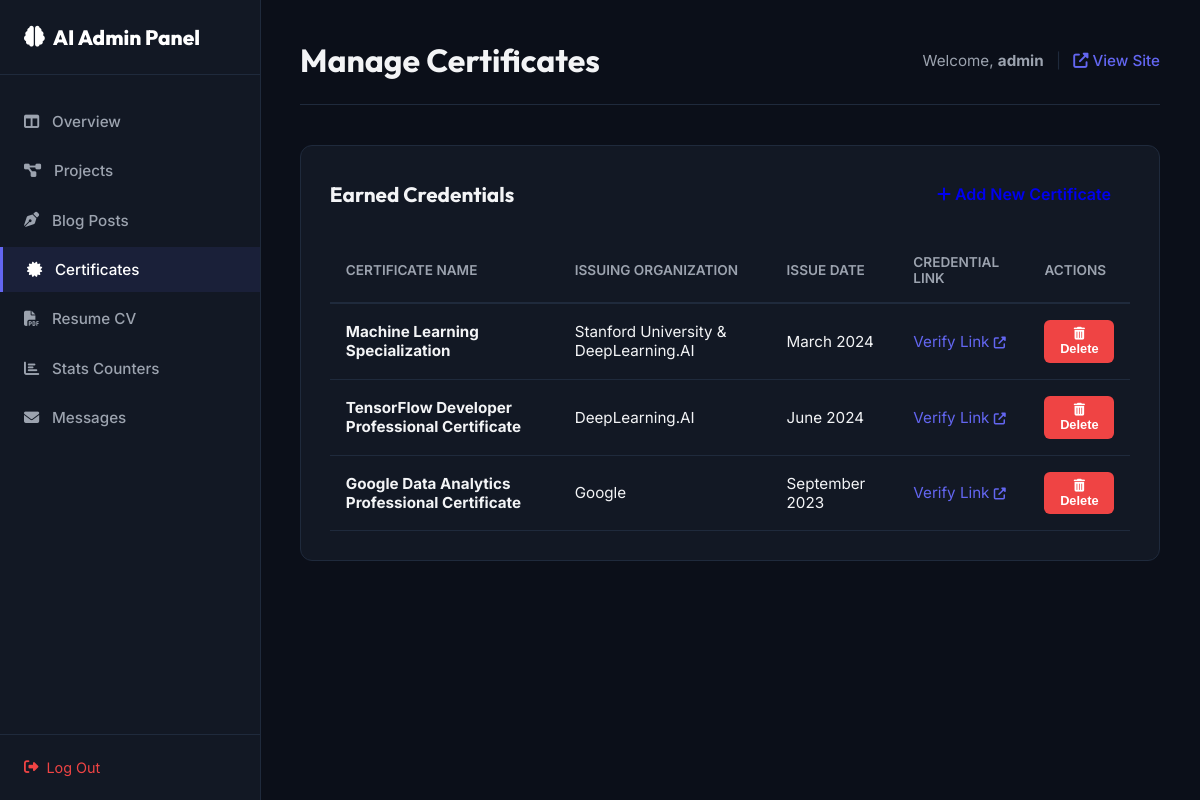
Page /admin/certificates (signed in) on the committed database.
### app.py (models this page shows)
class User(db.Model, UserMixin):
    id = db.Column(db.Integer, primary_key=True)
    username = db.Column(db.String(50), unique=True, nullable=False)
    password_hash = db.Column(db.String(255), nullable=False)

class Certificate(db.Model):
    id = db.Column(db.Integer, primary_key=True)
    name = db.Column(db.String(150), nullable=False)
    organization = db.Column(db.String(100), nullable=False)
    issue_date = db.Column(db.String(50), nullable=True)
    image_filename = db.Column(db.String(100), nullable=True)
    credential_url = db.Column(db.String(255), nullable=True)

### app.py (the view)
@app.route('/admin/certificates')
@login_required
def admin_certificates():
    certificates = Certificate.query.all()
    return render_template('admin/certificates.html', certificates=certificates)

### app.py (called while the page is built)
@login_manager.user_loader
def load_user(user_id):
    return User.query.get(int(user_id))

### templates/admin/certificates.html (shortened to what this page needs)
{% extends 'admin/base_admin.html' %}
{% block header_title %}Manage Certificates{% endblock %}
{% block admin_content %}
<div class="admin-card">
    <div class="admin-card-header">
        <h2>Earned Credentials</h2>
        <a href="{{ url_for('admin_certificate_add') }}" class="btn-primary" style="text-decoration: none; padding: 0.6rem 1.2rem; border-radius: 8px; font-weight: 600;"><i class="fas fa-plus"></i> Add New Certificate</a>
    </div>
    <div class="admin-table-wrapper">
        <table class="admin-table">
            <thead>
                <tr>
                    <th>Certificate Name</th>
                    <th>Issuing Organization</th>
                    <th>Issue Date</th>
                    <th>Credential Link</th>
                    <th>Actions</th>
                </tr>
            </thead>
            <tbody>
                {% for cert in certificates %}
                <tr>
                    <td><strong>{{ cert.name }}</strong></td>
                    <td>{{ cert.organization }}</td>
                    <td>{{ cert.issue_date or 'N/A' }}</td>
                    <td>
                        {% if cert.credential_url %}
                        <a href="{{ cert.credential_url }}" target="_blank" style="color: var(--admin-accent); text-decoration: none;">Verify Link <i class="fas fa-external-link-alt" style="font-size: 0.75rem;"></i></a>
                        {% else %}
                        <span style="color: var(--admin-text-muted);">None</span>
                        {% endif %}
                    </td>
                    <td>
                        <div class="action-btns">
                            <form action="{{ url_for('admin_certificate_delete', id=cert.id) }}" method="POST" style="display: inline;" onsubmit="return confirm('Are you sure you want to delete this certificate?');">
                                <button type="submit" class="btn-danger btn-sm" style="border: none; padding: 0.4rem 0.8rem; border-radius: 6px; font-weight: 600; cursor: pointer;"><i class="fas fa-trash-alt"></i> Delete</button>
                            </form>
                        </div>
                    </td>
                </tr>
                {% else %}
                <tr>
                    <td colspan="5" style="text-align: center; color: var(--admin-text-muted); padding: 2rem;">No credentials listed yet. Click 'Add New Certificate' to log one.</td>
                </tr>
                {% endfor %}
            </tbody>
        </table>
    </div>
</div>
{% endblock %}

### templates/admin/base_admin.html (shortened to what this page needs)
<!DOCTYPE html>
<html lang="en">
<head>
    <link rel="stylesheet" href="https://cdnjs.cloudflare.com/ajax/libs/font-awesome/6.4.0/css/all.min.css">
    <link rel="stylesheet" href="{{ url_for('static', filename='css/admin.css') }}">
</head>
<body class="admin-body">
    <aside class="admin-sidebar">
        <div class="admin-sidebar-header">
            <i class="fas fa-brain"></i>
            <span>AI Admin Panel</span>
        </div>
        <ul class="admin-sidebar-menu">
            <li class="{% if request.path == '/admin' or request.path == '/admin/dashboard' %}active{% endif %}">
                <a href="{{ url_for('admin_dashboard') }}"><i class="fas fa-columns"></i> <span>Overview</span></a>
            </li>
            <li class="{% if '/admin/projects' in request.path %}active{% endif %}">
                <a href="{{ url_for('admin_projects') }}"><i class="fas fa-project-diagram"></i> <span>Projects</span></a>
            </li>
            <li class="{% if '/admin/blogs' in request.path %}active{% endif %}">
                <a href="{{ url_for('admin_blogs') }}"><i class="fas fa-pen-nib"></i> <span>Blog Posts</span></a>
            </li>
            <li class="{% if '/admin/certificates' in request.path %}active{% endif %}">
                <a href="{{ url_for('admin_certificates') }}"><i class="fas fa-certificate"></i> <span>Certificates</span></a>
            </li>
            <li class="{% if '/admin/resume' in request.path %}active{% endif %}">
                <a href="{{ url_for('admin_resume') }}"><i class="fas fa-file-pdf"></i> <span>Resume CV</span></a>
            </li>
            <li class="{% if '/admin/stats' in request.path %}active{% endif %}">
                <a href="{{ url_for('admin_stats') }}"><i class="fas fa-chart-bar"></i> <span>Stats Counters</span></a>
            </li>
            <li class="{% if '/admin/messages' in request.path %}active{% endif %}">
                <a href="{{ url_for('admin_messages') }}"><i class="fas fa-envelope"></i> <span>Messages</span></a>
            </li>
        </ul>
        <div class="admin-sidebar-footer">
            <a href="{{ url_for('admin_logout') }}"><i class="fas fa-sign-out-alt"></i> <span>Log Out</span></a>
        </div>
    </aside>
    <main class="admin-main">
        <header class="admin-header">
            <div>
                <h1>{% block header_title %}Dashboard Overview{% endblock %}</h1>
            </div>
            <div class="user-info">
                <span>Welcome, <strong>{{ current_user.username }}</strong></span>
                <span style="margin: 0 0.5rem; color: var(--admin-border)">|</span>
                <a href="{{ url_for('index') }}" target="_blank" style="color: var(--admin-accent); text-decoration: none; font-weight: 500;"><i class="fas fa-external-link-alt"></i> View Site</a>
            </div>
        </header>
        {% block admin_content %}{% endblock %}
    </main>
</body>
</html>

### static/css/admin.css (style rules this page uses)
:root { --admin-bg-primary: #0b0f19; --admin-bg-sidebar: #121824; --admin-border: #1f2a3c; --admin-text-main: #f3f4f6; --admin-text-muted: #9ca3af; --admin-accent: #6366f1; --admin-accent-hover: #4f46e5; --admin-success: #10b981; --admin-warning: #f59e0b; --admin-danger: #ef4444; }
body.admin-body { background-color: var(--admin-bg-primary); color: var(--admin-text-main); font-family: 'Inter', sans-serif; margin: 0; padding: 0; display: flex; min-height: 100vh; overflow-x: hidden; }
.admin-sidebar { width: 260px; background-color: var(--admin-bg-sidebar); border-right: 1px solid var(--admin-border); display: flex; flex-direction: column; position: fixed; height: 100vh; left: 0; top: 0; z-index: 100; }
.admin-sidebar-header { padding: 1.5rem; border-bottom: 1px solid var(--admin-border); font-family: 'Outfit', sans-serif; font-size: 1.3rem; font-weight: 800; color: #ffffff; display: flex; align-items: center; gap: 0.5rem; }
.admin-sidebar-menu { list-style: none; padding: 1.5rem 0; margin: 0; flex: 1; display: flex; flex-direction: column; gap: 0.3rem; }
.admin-sidebar-menu li a { display: flex; align-items: center; gap: 0.8rem; padding: 0.8rem 1.5rem; color: var(--admin-text-muted); text-decoration: none; font-size: 0.95rem; font-weight: 500; transition: all 0.2s ease; }
.admin-sidebar-menu li a:hover, .admin-sidebar-menu li.active a { color: #ffffff; background-color: rgba(99, 102, 241, 0.1); border-left: 3px solid var(--admin-accent); }
.admin-sidebar-footer { padding: 1.5rem; border-top: 1px solid var(--admin-border); }
.admin-sidebar-footer a { color: var(--admin-danger); text-decoration: none; font-size: 0.9rem; display: flex; align-items: center; gap: 0.5rem; }
.admin-main { flex: 1; margin-left: 260px; padding: 2.5rem; box-sizing: border-box; }
.admin-header { display: flex; justify-content: space-between; align-items: center; margin-bottom: 2.5rem; border-bottom: 1px solid var(--admin-border); padding-bottom: 1.5rem; }
.admin-header h1 { font-family: 'Outfit', sans-serif; font-size: 2rem; margin: 0; }
.admin-header .user-info { font-size: 0.95rem; color: var(--admin-text-muted); }
.admin-card { background-color: var(--admin-bg-sidebar); border: 1px solid var(--admin-border); border-radius: 12px; padding: 1.8rem; margin-bottom: 2rem; }
.admin-card-header { display: flex; justify-content: space-between; align-items: center; margin-bottom: 1.5rem; }
.admin-card-header h2 { font-family: 'Outfit', sans-serif; font-size: 1.3rem; margin: 0; }
.admin-table-wrapper { overflow-x: auto; }
.admin-table { width: 100%; border-collapse: collapse; text-align: left; }
.admin-table th { padding: 1rem; border-bottom: 2px solid var(--admin-border); color: var(--admin-text-muted); font-weight: 600; font-size: 0.85rem; text-transform: uppercase; }
.admin-table td { padding: 1rem; border-bottom: 1px solid var(--admin-border); font-size: 0.95rem; vertical-align: middle; }
.action-btns { display: flex; gap: 0.5rem; }
.btn-sm { padding: 0.4rem 0.8rem; font-size: 0.8rem; border-radius: 6px; }
.btn-danger { background-color: var(--admin-danger); color: #ffffff; }

### rows in the picture
User: username "admin"
Certificate: name "Machine Learning Specialization", organization "Stanford University & DeepLearning.AI", issue_date "March 2024"
Certificate: name "TensorFlow Developer Professional Certificate", organization "DeepLearning.AI", issue_date "June 2024"
Certificate: name "Google Data Analytics Professional Certificate", organization "Google", issue_date "September 2023"
